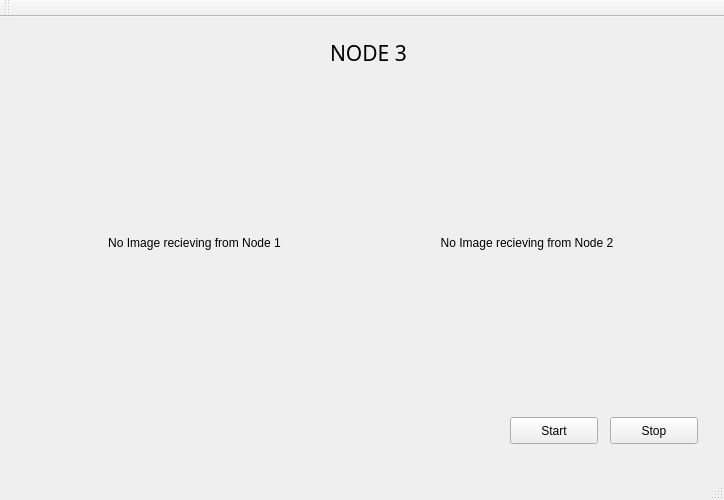
<?xml version="1.0" encoding="UTF-8"?>
<ui version="4.0">
 <class>MainWindow</class>
 <widget class="QMainWindow" name="MainWindow">
  <property name="enabled">
   <bool>true</bool>
  </property>
  <property name="geometry">
   <rect>
    <x>0</x>
    <y>0</y>
    <width>724</width>
    <height>500</height>
   </rect>
  </property>
  <property name="windowTitle">
   <string>MainWindow</string>
  </property>
  <widget class="QWidget" name="centralWidget">
   <widget class="QPushButton" name="b_start">
    <property name="enabled">
     <bool>true</bool>
    </property>
    <property name="geometry">
     <rect>
      <x>510</x>
      <y>400</y>
      <width>88</width>
      <height>27</height>
     </rect>
    </property>
    <property name="text">
     <string>Start</string>
    </property>
   </widget>
   <widget class="QPushButton" name="b_stop">
    <property name="enabled">
     <bool>true</bool>
    </property>
    <property name="geometry">
     <rect>
      <x>610</x>
      <y>400</y>
      <width>88</width>
      <height>27</height>
     </rect>
    </property>
    <property name="text">
     <string>Stop</string>
    </property>
   </widget>
   <widget class="QLabel" name="label">
    <property name="geometry">
     <rect>
      <x>330</x>
      <y>20</y>
      <width>91</width>
      <height>31</height>
     </rect>
    </property>
    <property name="font">
     <font>
      <family>Sans Serif</family>
      <pointsize>16</pointsize>
     </font>
    </property>
    <property name="text">
     <string>NODE 3</string>
    </property>
   </widget>
   <widget class="QWidget" name="horizontalLayoutWidget">
    <property name="geometry">
     <rect>
      <x>20</x>
      <y>60</y>
      <width>681</width>
      <height>331</height>
     </rect>
    </property>
    <layout class="QHBoxLayout" name="horizontalLayout">
     <item>
      <widget class="QLabel" name="label_node1">
       <property name="sizePolicy">
        <sizepolicy hsizetype="Fixed" vsizetype="Fixed">
         <horstretch>0</horstretch>
         <verstretch>0</verstretch>
        </sizepolicy>
       </property>
       <property name="maximumSize">
        <size>
         <width>337</width>
         <height>337</height>
        </size>
       </property>
       <property name="text">
        <string>No Image recieving from Node 1</string>
       </property>
       <property name="scaledContents">
        <bool>false</bool>
       </property>
       <property name="alignment">
        <set>Qt::AlignCenter</set>
       </property>
      </widget>
     </item>
     <item>
      <widget class="QLabel" name="label_node2">
       <property name="sizePolicy">
        <sizepolicy hsizetype="Fixed" vsizetype="Fixed">
         <horstretch>0</horstretch>
         <verstretch>0</verstretch>
        </sizepolicy>
       </property>
       <property name="maximumSize">
        <size>
         <width>337</width>
         <height>337</height>
        </size>
       </property>
       <property name="text">
        <string>No Image recieving from Node 2</string>
       </property>
       <property name="alignment">
        <set>Qt::AlignCenter</set>
       </property>
      </widget>
     </item>
    </layout>
   </widget>
  </widget>
  <widget class="QMenuBar" name="menuBar">
   <property name="geometry">
    <rect>
     <x>0</x>
     <y>0</y>
     <width>724</width>
     <height>22</height>
    </rect>
   </property>
  </widget>
  <widget class="QToolBar" name="mainToolBar">
   <attribute name="toolBarArea">
    <enum>TopToolBarArea</enum>
   </attribute>
   <attribute name="toolBarBreak">
    <bool>false</bool>
   </attribute>
  </widget>
  <widget class="QStatusBar" name="statusBar"/>
 </widget>
 <layoutdefault spacing="6" margin="11"/>
 <resources/>
 <connections/>
</ui>
